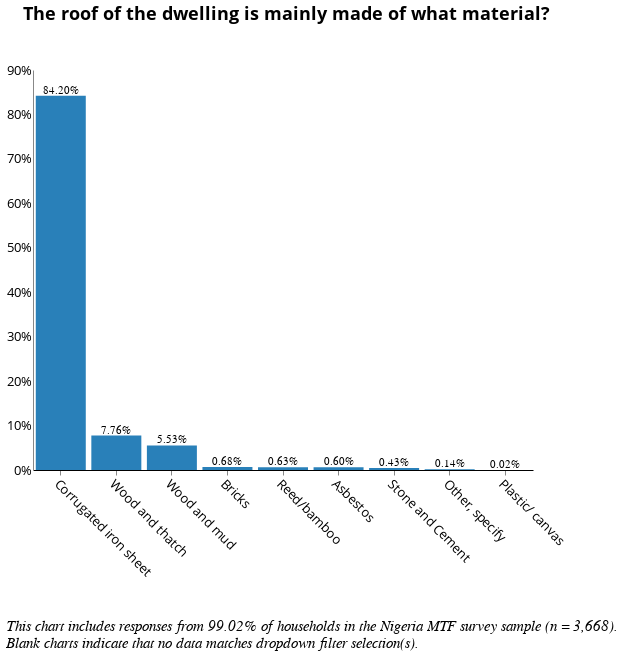

Notebook source saved alongside this figure:
### Code cell
# Primary Roof Material

# Data source
alt.data_transformers.disable_max_rows()
source = finance[finance[['b11']].notnull().all(1)] # Change your variables here

col1 = source['elc_aggr_tier'] != 'NaN'
col2 = source['b11'] != 'NaN' # Change variables here

source = source[conjunction(col1,col2)]
df = source[['hh_id','elc_aggr_tier', 'locality', 'b11']] # Change variables here

# Draw the chart 
chart = alt.Chart(df).transform_joinaggregate(
    total = 'count(*)'
).transform_calculate(
    pct = '1 / datum.total'
).encode(
    x = alt.X('b11', # Change variable
              sort=alt.EncodingSortField(field="b11", # Change variable 
                                         op="count", 
                                         order='descending'),
              axis = alt.Axis(title = " ")),
    y = alt.Y('sum(pct):Q', axis = alt.Axis(title = '', format = '%')),
    tooltip = 'b11' # Change variable
).properties(
    height = 400,
    width = 500
)

# Locality Filter
locality_options = [None, 0, 1]
locality_labels = ['National', 'Urban', 'Rural']

locality_dropdown=alt.binding_select(
    options= locality_options, 
    labels = locality_labels, 
    name = "Locality Breakdown  ")
locality_select=alt.selection_single(
    fields=['locality'],
    bind=locality_dropdown)

# Tier Filter
tiers = [None, 'Tier 0', 'Tier 1', 'Tier 2', 'Tier 3', 'Tier 4', 'Tier 5']
tier_labels = ['All Tiers', 'Tier 0', 'Tier 1', 'Tier 2', 'Tier 3', 'Tier 4', 'Tier 5']
tier_dropdown=alt.binding_select(options=tiers, 
                                 labels = tier_labels, 
                                 name = "Electricity Tiers  ")
tier_select=alt.selection_single(fields=['elc_aggr_tier'],
                                bind=tier_dropdown)

# Percentage of responses shown in the chart
pct = round(len(pd.unique(df[df[['b11']].notnull().all(1)]['hh_id'])) /
            3668 * 100, 2)

# Final Chart with bells and whistles
final = (chart.mark_bar(color = '#2980B9') + chart.mark_text( # This blue is from the AIP site.
    align = 'center', 
    baseline='bottom'
).encode(
    text = alt.Text('sum(pct):Q', 
                    format = '.2%'))
).add_selection(
    locality_select
).transform_filter(
    locality_select
).add_selection(
    tier_select
).transform_filter(
    tier_select 
).properties(
    title={
      "text": ["The roof of the dwelling is mainly made of what material?"], 
      "color": "black",
      "subtitleColor": "black",
        "offset": 40
    }
)

final = alt.concat(final,
    title=alt.TitleParams(
        ['', '',  
         'This chart includes responses from {}% of households in the Nigeria MTF survey sample (n = 3,668).'.format(
             pct),
         'Blank charts indicate that no data matches dropdown filter selection(s).'],
        baseline='bottom',
        orient='bottom',
        anchor='start',
        font = 'Times New Roman',
        fontWeight='normal',
        fontStyle = "italic",
        fontSize=15)
).configure_axisX(
    labelAngle = 45
)

final

### Figure 1 — Vega-Lite specification as saved in the notebook (floating-point values rounded to 4 significant figures; data arrays with more than 128 entries replaced by an {"elided": "..."} marker saying what was removed)
{"width": 800, "height": 400, "config": {"title": {"fontSize": 18, "font": "Open Sans", "anchor": "center", "fontColor": "#000000"}, "axisX": {"domain": true, "domainColor": "#000000", "grid": false, "labelFont": "Open Sans", "labelFontSize": 13, "titleFont": "Open Sans", "titleFontSize": 13, "titleFontWeight": "normal", "title": "X Axis Title (units)", "labelAngle": 45}, "axisY": {"domain": true, "grid": false, "gridColor": "#DEDDDD", "gridWidth": 1, "labelFont": "Open Sans", "labelFontSize": 13, "labelAngle": 0, "ticks": false, "titleFont": "Open Sans", "titleFontSize": 13, "titleFontWeight": "normal", "titlePadding": 10, "title": "Y Axis Title (units)"}, "range": {"category": ["#2980B9", "#003366", "#FFAE19", "#FF4500", "#438B28", "#45B39D", "#99ADC1", "#212F3C"]}, "legend": {"labelFont": "Open Sans", "labelFontSize": 13, "symbolType": "square", "symbolSize": 100, "titleFont": "Open Sans", "titleFontSize": 13, "titleFontWeight": "normal", "title": "Legend", "orient": "right", "offset": 0, "labelLimit": 0}, "tooltip": {"font": "Open Sans"}, "view": {"stroke": "transparent", "text": {"font": "Open Sans", "color": ["#2980B9", "#003366", "#FFAE19", "#FF4500", "#438B28", "#45B39D", "#99ADC1", "#212F3C"], "fontSize": 13, "align": "right", "fontWeight": 400, "size": 13}, "bar": {"size": 40, "binSpacing": 1, "continuousBandSize": 30, "discreteBandSize": 30, "fill": ["#2980B9", "#003366", "#FFAE19", "#FF4500", "#438B28", "#45B39D", "#99ADC1", "#212F3C"], "stroke": false}}}, "concat": [{"layer": [{"mark": {"type": "bar", "color": "#2980B9"}, "encoding": {"tooltip": {"field": "b11", "type": "nominal"}, "x": {"axis": {"title": " "}, "field": "b11", "sort": {"field": "b11", "op": "count", "order": "descending"}, "type": "nominal"}, "y": {"aggregate": "sum", "axis": {"format": "%", "title": ""}, "field": "pct", "type": "quantitative"}}, "height": 400, "selection": {"selector030": {"type": "single", "fields": ["locality"], "bind": {"input": "select", "options": [null, 0, 1], "labels": ["National", "Urban", "Rural"], "name": "Locality Breakdown  "}}, "selector031": {"type": "single", "fields": ["elc_aggr_tier"], "bind": {"input": "select", "options": [null, "Tier 0", "Tier 1", "Tier 2", "Tier 3", "Tier 4", "Tier 5"], "labels": ["All Tiers", "Tier 0", "Tier 1", "Tier 2", "Tier 3", "Tier 4", "Tier 5"], "name": "Electricity Tiers  "}}}, "transform": [{"joinaggregate": [{"op": "count", "field": "*", "as": "total"}]}, {"calculate": "1 / datum.total", "as": "pct"}], "width": 500}, {"mark": {"type": "text", "align": "center", "baseline": "bottom"}, "encoding": {"text": {"aggregate": "sum", "field": "pct", "format": ".2%", "type": "quantitative"}, "tooltip": {"field": "b11", "type": "nominal"}, "x": {"axis": {"title": " "}, "field": "b11", "sort": {"field": "b11", "op": "count", "order": "descending"}, "type": "nominal"}, "y": {"aggregate": "sum", "axis": {"format": "%", "title": ""}, "field": "pct", "type": "quantitative"}}, "height": 400, "transform": [{"joinaggregate": [{"op": "count", "field": "*", "as": "total"}]}, {"calculate": "1 / datum.total", "as": "pct"}], "width": 500}], "title": {"text": ["The roof of the dwelling is mainly made of what material?"], "color": "black", "subtitleColor": "black", "offset": 40}, "transform": [{"filter": {"selection": "selector030"}}, {"filter": {"selection": "selector031"}}]}], "data": {"name": "data-9126612e29dee3c86b138166108b96de"}, "title": {"text": ["", "", "This chart includes responses from 99.02% of households in the Nigeria MTF survey sample (n = 3,668).", "Blank charts indicate that no data matches dropdown filter selection(s)."], "anchor": "start", "baseline": "bottom", "font": "Times New Roman", "fontSize": 15, "fontStyle": "italic", "fontWeight": "normal", "orient": "bottom"}, "$schema": "https://vega.github.io/schema/vega-lite/v4.17.0.json", "datasets": {"data-9126612e29dee3c86b138166108b96de": {"elided": "4139 records"}}}
